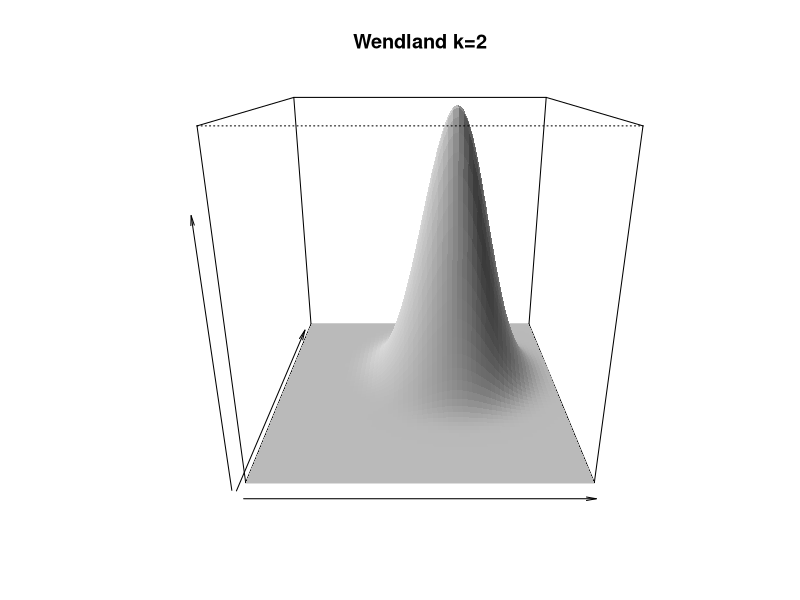

The R script that drew this image: (Note: this script raises an error after producing the figure.)
## ---- chunk 1
knitr::opts_chunk$set(echo = TRUE, cache=TRUE)
library(fields)
library(colorspace)
## ---- chunk 2
dt<- seq( 0,1.5,, 200)
# a radial basis function using the Wendland. the "knot" is at (.25,.25)
gl<- list( x= seq( -1,1,,60), y = seq( -1,1,,60) )
bigD<- rdist( make.surface.grid( gl), matrix( c(.25,.25), nrow=1))
RBF<- matrix(Wendland( bigD, k=2, dimension=2), 60,60)
# perspective with some useful settings for shading.
persp( gl$x, gl$y, RBF, aRange=30, phi=20, shade=.3, border=NA, col="grey90", main="Wendland k=2", xlab="", ylab="", zlab="")
## ---- chunk 3
   spherical <-  function (x1, x2=NULL, aRange=1, C=NA, Distance="rdist" ) {
       if (is.null(x2)) {x2 <- x1}
       if (Distance == "rdist.earth"){
         r <- rdist.earth(x1,x2)
       }else {r <- rdist(x1,x2) }
       if (is.na(C[1]) ) {
           return( ifelse(r<aRange , 1 - 3*r / (2*aRange) + (1/2) * (r/aRange)^3,0))
       }
       if (!is.na(C[1])) {
           return( ifelse(r<aRange , 1 - 3*r / (2*aRange) + (1/2) * (r/aRange)^3,0) %*% C)
       }
   }


spherical.d <- function(d, aRange=1)
{
  return( ifelse(d<aRange , 1 - 3*d / (2*aRange) + (1/2) * (d/aRange)^3,0))
}
## ---- chunk 4
data(COmonthlyMet)
y <- CO.tmax.MAM.climate
x <- CO.elev  
grd <- as.matrix(CO.loc)

keep <- !is.na(y)      #removing all NA's from the temperatures
y <- y[keep]
x <- x[keep]
grd <- grd[keep,]
rm(keep)

fit <- Krig(grd,y, cov.function = "spherical",aRange=60, Distance="rdist.earth")
fit2 <- Krig(grd,y,Covariance = "spherical.d", aRange=60, Distance="rdist.earth")
fit3 <- Krig(grd,y,Covariance="Matern",aRange=60, Distance="rdist.earth")

rainbow <- rainbow_hcl(n=50)

par(mfrow=c(1,3))
surface(fit, main="Spherical Covariance",col=rainbow)
surface(fit2, main="Spherical Covariance (alternative)",col=rainbow)
surface(fit3, main="Matern Covariance",col=rainbow)
## ---- chunk 5
data( ozone2)
x<- ozone2$lon.lat
y<- ozone2$y[16,]
good<- !is.na( y)
x<- x[good,]
y<- y[good]
# Note that default covariance is exponential and default taper is Wendland (k=2).
temp <- stationary.taper.cov( x[1:3,],x[1:10,], aRange=1.5, Taper.args= list(k=2,aRange=2.0,dimension=2) )
temp2<- Exp.cov( x[1:3,],x[1:10,], aRange=1.5) * Wendland(rdist(x[1:3,],x[1:10,]),aRange= 2.0, k=2, dimension=2)
test.for.zero( as.matrix(temp), temp2)
## ---- chunk 6
spatialProcess(x,y, cov.function = "stationary.taper.cov", aRange=1.5,cov.args = 
       list(Taper.args= list(k=2, dimension=2,aRange=2.0) )) -> out2
spatialProcess(x,y, aRange= 1.5)-> out
set.panel(1,2)
surface(out, main="Exponential",smallplot= c(.89,.9,0.2,.8) ,zlim=c(15,170),col=rev(heat_hcl(50)))
surface(out2, main="Exponential * Wendland",smallplot= c(.89,.9,0.2,.8),zlim=c(15,170),col=rev(heat_hcl(50)))
